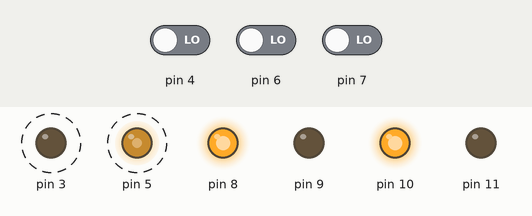
The sketch below on a simulated Arduino Uno, built with avr-gcc and run on an emulated ATmega328P. On the bench: output pins drawn as LEDs (lit = HIGH). Dashed ring = blinking. Inputs (shaded band) come from the test bench; at power-on: pin 7 LOW, pin 4 LOW, pin 6 LOW. What the sketch prints to the serial monitor is not drawn.

Above: at 3.2 s.
3.3 s: pin 7 driven HIGH
At 4.4 s:
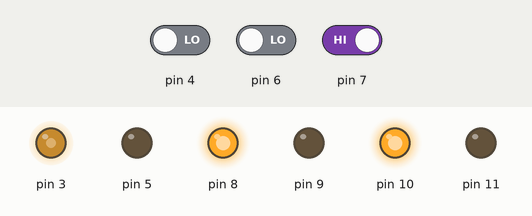
4.8 s: pin 4 driven HIGH
At 6.0 s:
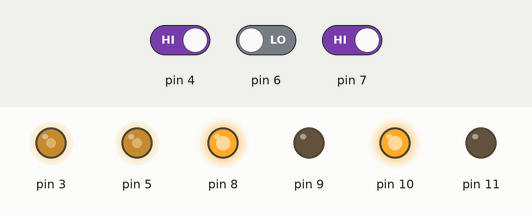
6.3 s: pin 7 driven LOW
At 6.7 s:
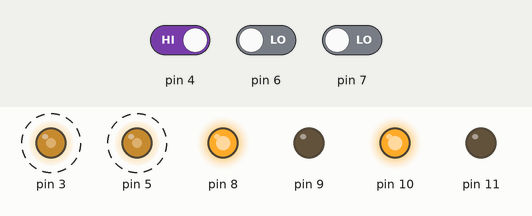
9.3 s: pin 6 driven HIGH
At 10.7 s:
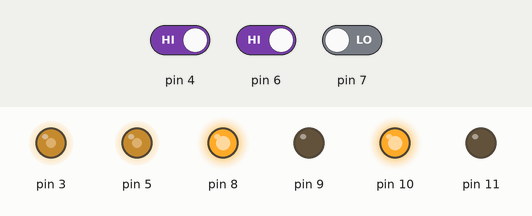
12.3 s: pin 4 driven LOW
At 13.5 s:
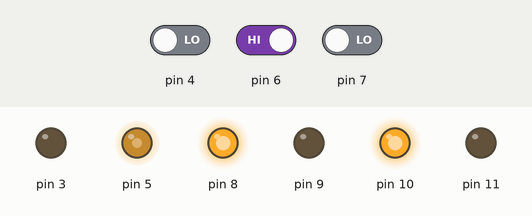
15.3 s: pin 6 driven LOW
At 16.2 s:
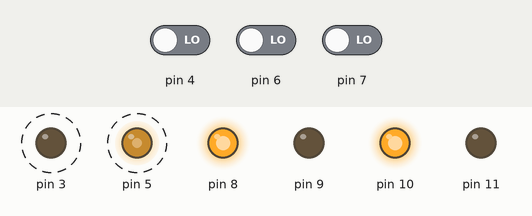
Timing chart, 0 to 65.8 s (numbered marks = the images above; inputs shaded):
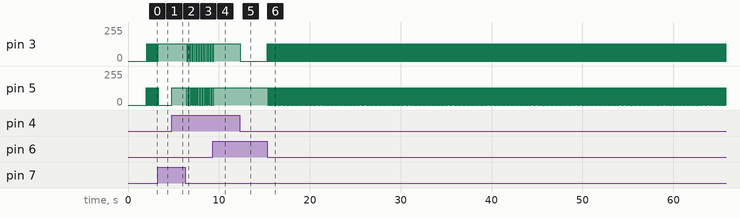

The sketch:

LineFollower.ino
```cpp
#include "Car.h"

#define initSpeed 2

#define MOTOR_1_PWM 3
#define MOTOR_1_1 11
#define MOTOR_1_2 10

#define MOTOR_2_PWM 5
#define MOTOR_2_1 9
#define MOTOR_2_2 8

#define IR_1 6
#define IR_2 4
#define IR_3 7

Car car(initSpeed);

///////// Главная часть программы ////////
void setup()
{
	Serial.begin(9600);
	car.AddEngine(Engine::LEFT, MOTOR_1_PWM, MOTOR_1_1, MOTOR_1_2, 125);
	car.AddEngine(Engine::RIGHT, MOTOR_2_PWM, MOTOR_2_1, MOTOR_2_2, 125);
	car.AddIR(IR::LEFT, IR_1);
	car.AddIR(IR::MIDDLE, IR_2);
	car.AddIR(IR::RIGHT, IR_3);
	car.Forward();
	delay(2000);
}

void loop()
{
	car.TrackLine();
	//delay(1);
}
```

Car.cpp
```cpp
#include "Car.h"

void Car::Forward()
{
	for (size_t i = 0; i < engCount; i++)
		engines[i].Forward();
}

void Car::Backward()
{
	for (size_t i = 0; i < engCount; i++)
		engines[i].Backward();
}

void Car::Run(int curspeed)
{
	for (size_t i = 0; i < engCount; i++)
	{
		engines[i].Set_speed(curspeed);
		Serial.print("Speed ");
		Serial.print(i);
		Serial.print(" on run ");
		Serial.println(engines[i].getSpeed());
	}
}

void Car::Stop()
{
	for (size_t i = 0; i < engCount; i++)
		engines[i].Stop();
}

void Car::Turn(int angle)
{
	Engine::EngineType curtype = (angle > 0) ? Engine::LEFT : Engine::RIGHT;
	for (size_t i = 0; i < engCount; i++)
	{
		if (engines[i].GetType() == curtype)
		{
			engines[i].Set_speed(0);
			//Serial.println(engines[i].GetType());
		}
		else
			engines[i].Set_speed(speed);

		auto s = String("Speed");
		s += i;
		s += " on turn ";
		s += engines[i].getSpeed();

		//Serial.print("Speed ");
		//Serial.print(i);
		//Serial.print(" on turn ");
		//Serial.println(engines[i].getSpeed());
		Serial.println(s);
	}
	//Serial.println();
	//delayMicroseconds((int)(100 * abs(angle) / 45.0));
	//Serial.println((int)(100 * angle / 45.0));

	//for (size_t i = 0; i < engCount; i++)
	//{
	//	engines[i].Set_speed(speed);
	//	Serial.print("Speed ");
	//	Serial.print(i);
	//	Serial.print(" after turn ");
	//	Serial.println(engines[i].getSpeed());
	//}
	//Serial.println();
}

void Car::AddEngine(Engine::EngineType type, byte pin_PWM, byte pin_dir1, byte pin_dir2, int speedLowBorder)
{
	engines[engCount++] = Engine(type, pin_PWM, pin_dir1, pin_dir2, speedLowBorder);
	//engines[engCount++].Forward();
	//Serial.println(engCount);
}

void Car::AddIR(IR::IR_Type type, byte pin)
{
	IRs[irCount++] = IR(type, pin);
}

void Car::TrackLine
()
{
	bool turnDir = true;
	int absTurnValue = 10;
	byte state = getIR_Values();
	Serial.print("Cur state = ");
	Serial.println(state);
	switch (state)
	{
		case IR_NONE:
		{
			Forward();
			if (turnDir)
			{
				Turn(-5);
				Turn(5);
			}
			else
			{
				Turn(5);
				Turn(-5);
			}
			turnDir = !turnDir;

			//Run(speed);
			//Backward();
			//speed = initialSpeed;
			break;
		}
		case IR_RIGHT:
		{
			//Run(speed);
			Turn(-absTurnValue);
			break;
		}
		case IR_MIDDLE:
		{
			Forward();
			Run(speed);

			if (turnDir)
			{
				Turn(-5);
				Turn(5);
			}
			else
			{
				Turn(5);
				Turn(-5);
			}
			turnDir = !turnDir;

			//speed++;
			break;
		}
		case IR_MIDDLE_RIGHT:
		{
			Run(speed);
			//Turn(-absTurnValue/2);
			break;
		}
		case IR_LEFT:
		{
			//Run(speed);
			Turn(absTurnValue);
			break;
		}
		case IR_LEFT_RIGHT:
		{
			Stop();
			//Backward();
			break;
		}
		case IR_LEFT_MIDDLE:
		{
			Run(speed);
			//Turn(absTurnValue/2);
			break;
		}
		case IR_ALL:
		{
			Forward();
			Run(speed);
			break;
		}
	}
}

byte Car::getIR_Values()
{
	byte res = 0;
	for (int i = 0; i < irCount; i++)
		res += IRs[i].get_IR();
	return res;
}
```

Car.h
```cpp
#pragma once

#include "Engine.h"
#include "IR.h"
#include "Arduino.h"

#define MAX_ENGINE_COUNT 2
#define MAX_IR_COUNT 3

class Car
{
public:
	Car(byte initialSpeed) { engCount = irCount = 0; this->initialSpeed = speed = initialSpeed; };

	void Forward();
	void Backward();
	void Stop();
	void Turn(int angle);
	void Run(int curspeed);


	void AddEngine(Engine::EngineType type, byte pin_PWM, byte pin_dir1, byte pin_dir2, int speedLowBorder);
	void AddIR(IR::IR_Type type, byte pin);

	void TrackLine();
private:
	byte speed, initialSpeed;
	Engine engines[MAX_ENGINE_COUNT];
	IR IRs[MAX_IR_COUNT];
	byte engCount;
	byte irCount;

	byte getIR_Values();

	enum IR_ENABLED
	{
		IR_NONE = 0,
		IR_RIGHT = IR::RIGHT,
		IR_MIDDLE = IR::MIDDLE,
		IR_MIDDLE_RIGHT = IR::MIDDLE + IR::RIGHT,
		IR_LEFT = IR::LEFT,
		IR_LEFT_RIGHT = IR::LEFT + IR::RIGHT,
		IR_LEFT_MIDDLE = IR::LEFT + IR::MIDDLE,
		IR_ALL = IR::LEFT + IR::MIDDLE + IR::RIGHT
	};
};
```

Engine.cpp
```cpp
#include "Engine.h"

Engine::Engine(EngineType type, byte pin_PWM, byte pin_dir1, byte pin_dir2, int speedLowBorder)
{
	this->pin_PWM = pin_PWM;
	this->pin_dir1 = pin_dir1;
	this->pin_dir2 = pin_dir2;
	this->speedLowBorder = speedLowBorder;
	this->type = type;
	this->spd = 0;

	pinMode(pin_PWM, OUTPUT);
	pinMode(pin_dir1, OUTPUT);
	pinMode(pin_dir2, OUTPUT);
}

void Engine::Forward()
{
	digitalWrite(pin_dir1, LOW);
	digitalWrite(pin_dir2, HIGH);
}

void Engine::Backward()
{
	digitalWrite(pin_dir1, HIGH);
	digitalWrite(pin_dir2, LOW);
}

void Engine::Set_speed(int spd_in_percent)
{
	spd = speedLowBorder + (int)(round(spd_in_percent*(255 - speedLowBorder) / 100.0));
	if (spd_in_percent == 0)
		Analog_speed(0);
	else
		Analog_speed(speedLowBorder + (int)(round(spd_in_percent*(255-speedLowBorder)/100.0)));
}

void Engine::Analog_speed(int spd)
{
	if (spd > 255) spd = 255;
	if (spd < 0) spd = 0;
	analogWrite(pin_PWM, spd);
}

void Engine::Stop()
{
	Analog_speed(0);
}
```

Engine.h
```cpp
#pragma once

#include "Arduino.h"

class Engine
{
public:
	enum EngineType
	{
		RIGHT = -1,
		MIDDLE = 0,
		LEFT = 1
	};

	Engine() {};
	Engine(EngineType type, byte pin_PWM, byte pin_dir1, byte pin_dir2, int speedLowBorder);

	void Set_speed(int spd_in_percent);
	void Forward();
	void Backward();
	void Stop();

	int getSpeed() { return spd; }

	EngineType GetType() { return type; };
private:
	int speedLowBorder, spd;
	int pin_PWM, pin_dir1, pin_dir2;
	EngineType type;

	void Analog_speed(int spd);
};
```

IR.cpp
```cpp
#include "IR.h"

IR::IR(IR_Type type, byte pin)
{
	this->pin = pin;
	this->type = type;

	pinMode(pin, INPUT);
}

byte IR::get_IR()
{
	return digitalRead(pin) * type;
}
```

IR.h
```cpp
#pragma once

#include "Arduino.h"

class IR
{
public:
	enum IR_Type
	{
		RIGHT = 1,
		MIDDLE = 2,
		LEFT = 4
	};

	IR() {};
	IR(IR_Type type, byte pin);

	byte get_IR();

private:
	byte pin;
	IR_Type type;
};
```

Measured:
- after the input at 3.3 s, pin 3: goes on until 3.3 s, then stays 128/255; pin 5: goes on until 3.4 s, then stays 0/255
- after the input at 4.8 s, pin 5: 0/255 → 128/255 at once
- after the input at 6.3 s, pin 3: alternates 128/255 for 0.08 s and 0/255 for 0.06 s, starting after 0.15 s; pin 5: alternates 128/255 for 0.10 s and 0/255 for 0.04 s, starting after 0.13 s
- after the input at 9.3 s, pin 3: goes on until 9.5 s, then stays 128/255; pin 5: goes on until 9.4 s, then stays 128/255
- after the input at 12.3 s, pin 3: 128/255 → 0/255 after 0.07 s
- after the input at 15.3 s, pin 3: alternates 128/255 for 0.04 s and 0/255 for 0.06 s, starting at once; pin 5: alternates 128/255 for 0.06 s and 0/255 for 0.04 s, starting after 0.06 s
- by itself, pin 3: alternates 128/255 for 0.04 s and 0/255 for 0.06 s
- by itself, pin 5: alternates 128/255 for 0.06 s and 0/255 for 0.04 s
